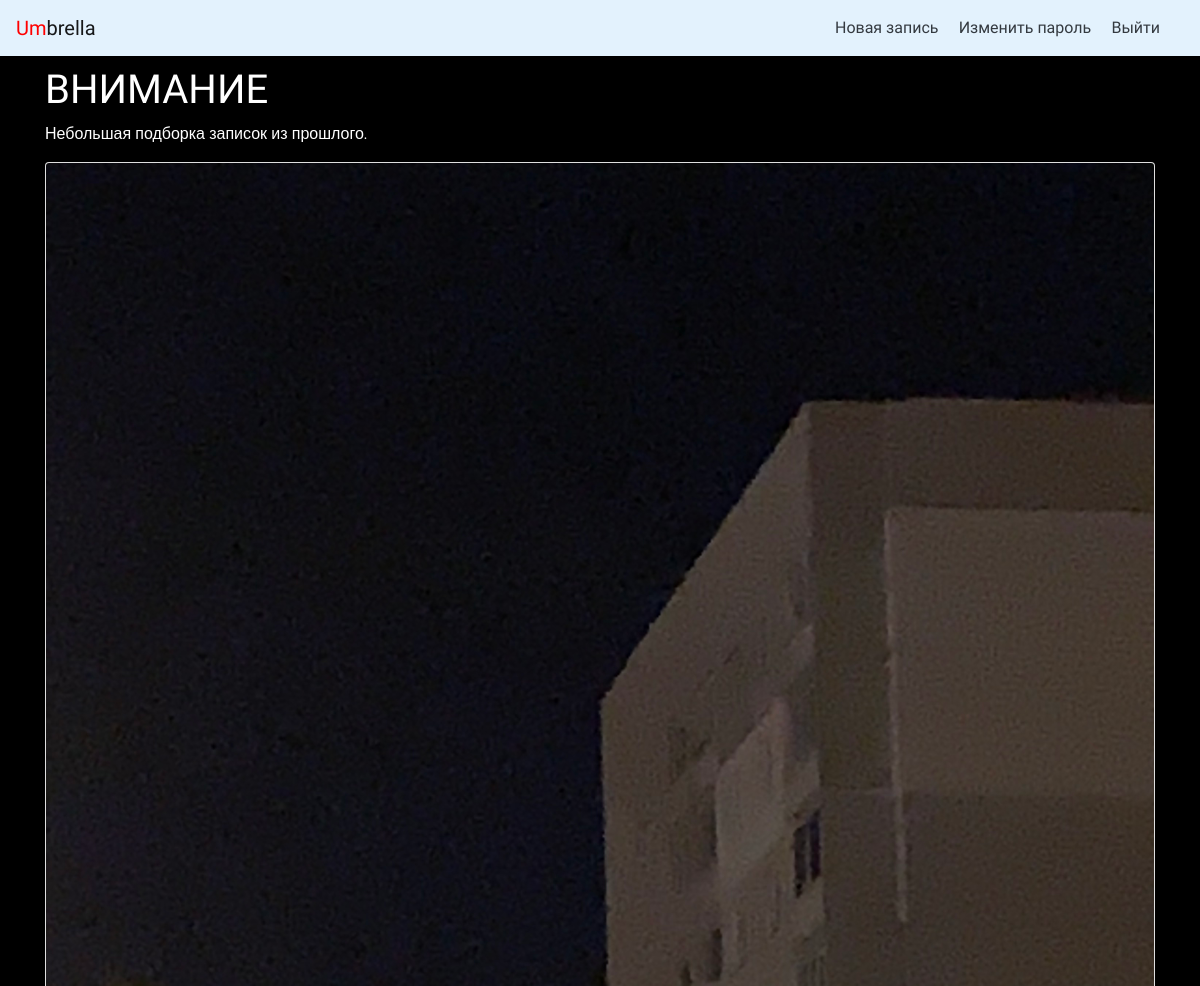
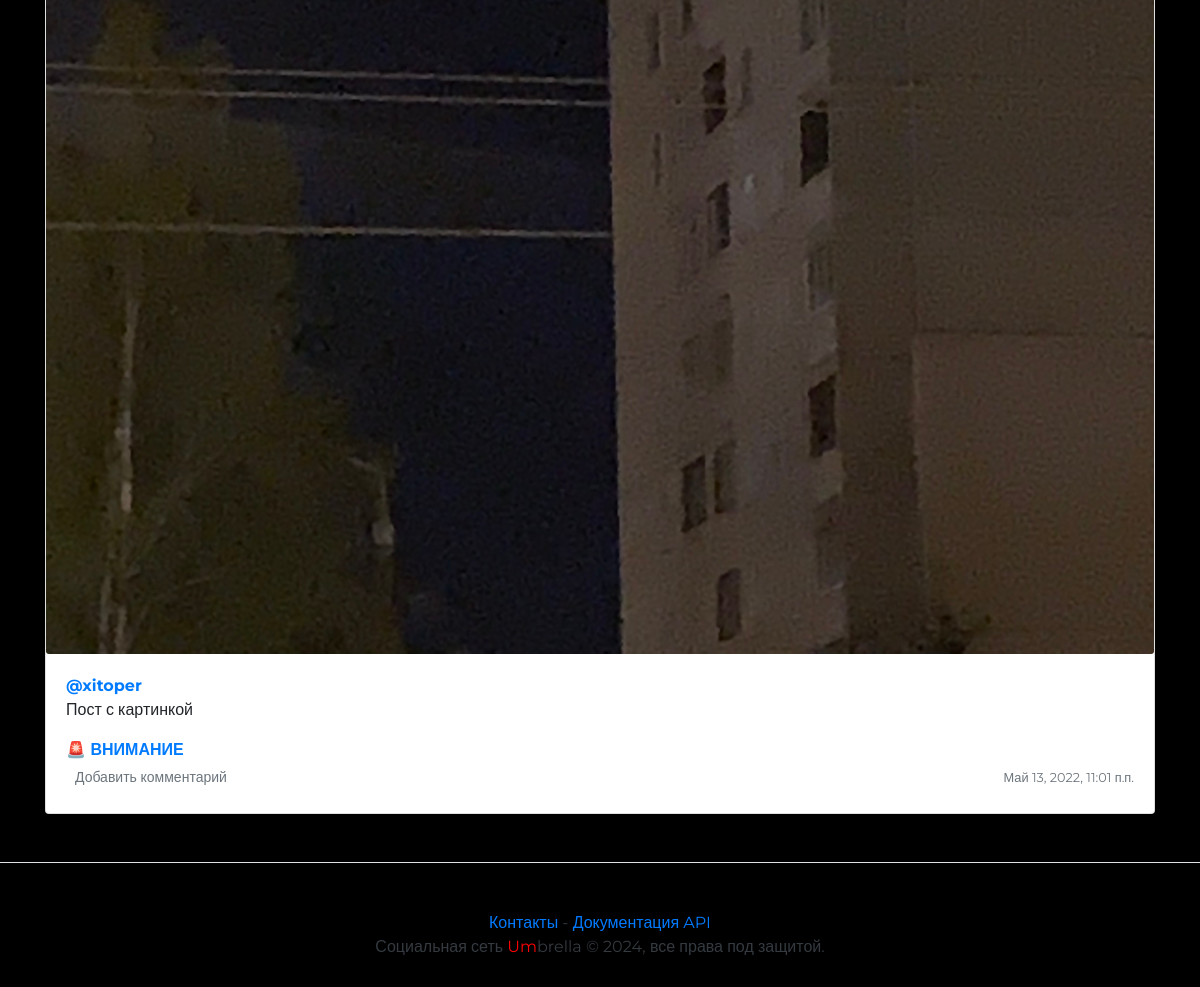
The page /group/diary/ (signed in) on the database its author committed (2 pictures, top to bottom).
### posts/models.py (models this page shows, shortened)
class Group(models.Model):
    title = models.CharField(max_length=200)
    slug = models.SlugField(max_length=10, unique=True)
    description = models.TextField()
    def __str__(self):
        return self.title

class Post(models.Model):
    author = models.ForeignKey(to=User, on_delete=models.CASCADE, related_name='posts')
    group = models.ForeignKey(to=Group, on_delete=models.CASCADE, related_name='posts', blank=True, null=True,
                              verbose_name='Группа')
    text = models.TextField(help_text='Содержимое новой записи',
                            verbose_name='Текст')
    pub_date = models.DateTimeField('Publication date', auto_now_add=True)
    image = models.ImageField(upload_to='posts/', blank=True, null=True,
                              verbose_name='Изображение')

### posts/views.py (the view)
# urls.py: path("group/<slug:slug>/", views.group_posts, name="group"),
def group_posts(request, slug):
    group = get_object_or_404(Group, slug=slug)  # get a group instance by its slug, or throw a 404 error
    posts = group.posts.all().order_by("-pub_date")
    paginator = Paginator(posts, 5)
    page_number = request.GET.get('page')
    page = paginator.get_page(page_number)
    return render(request, "group.html", {"group": group,
                                          "page": page,
                                          "paginator": paginator})

### umbrella/context_processors/common.py (called while the page is built)
def year(request):
    now_year = dt.datetime.now().year
    return {
        'year': now_year
    }

### templates/group.html (shortened to what this page needs)
{% extends "base.html" %}
{% block content %}
    <h1>{{ group }}</h1>
    <p style="color:white">{{ group.description }}</p>
    {% for post in page %}
        {% include "post_item.html" with post=post %}
    {% endfor %}
{% endblock %}

### posts/templates/post_item.html (shortened to what this page needs)
<div class="card mb-3 mt-1 shadow-sm">
    {% load thumbnail %}
    {% thumbnail post.image "960x339" crop="center" upscale=True as im %}
        <img class="card-img" src="{{ im.url }}" />
    {% endthumbnail %}
    <div class="card-body">
        <p class="card-text">
            <a name="post_{{ post.id }}" href="{% url 'profile' post.author.username %}">
                <strong class="d-block text-gray-dark">@{{ post.author }}</strong>
            </a>
            {{ post.text|linebreaksbr }}
        </p>
        {% if post.group %}
            <a class="card-link muted" href="{% url 'group' post.group.slug %}">
                <strong class="d-block text-gray-dark">🚨 {{ post.group.title }}</strong>
            </a>
        {% endif %}
        <div class="d-flex justify-content-between align-items-center">
            <div class="btn-group ">
                <a class="btn btn-sm text-muted" href="{% url 'post' post.author.username post.id %}" role="button">
                    {% if post.comments.exists %}
                        {{ post.comments.count }} комментариев
                    {% else%}
                        Добавить комментарий
                    {% endif %}
                </a>
            </div>
            <small class="text-muted">{{ post.pub_date }}</small>
        </div>
    </div>
</div>

### templates/base.html (style rules this page uses)
body { background-color: black; font-family: 'Montserrat', sans-serif; }
h1 { font-family: 'Rubik Glitch', cursive; font-size: 40px; color:white; }

### rows shown on the page
Group: title "ВНИМАНИЕ", description "Небольшая подборка записок из прошлого."
Post: author "xitoper", text "Пост с картинкой", group "ВНИМАНИЕ", shows "Добавить комментарий", pub_date "Май 13, 2022, 11:01 п.п."
